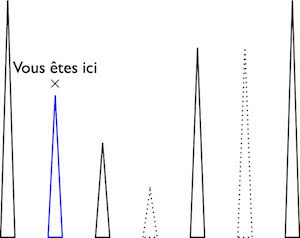
#> input picture languages/python/battledev_regionsjobs_isograd_2016-03-22/CTSTFR0069.png, 300 x 238 px
$ python japanify.py ../battledev_regionsjobs_isograd_2016-03-22/CTSTFR0069.png
#> lines starting #> are read from the running program, lines starting #| are printed output that depends on the picture
#!/usr/bin/python3

# Original code by vvdr12: https://gist.github.com/vvdr12/6327611
# USAGE: ./japanify.py TDZSJMs.jpg
# REQUIRE: Pillow + optionally tqdm

import argparse
from PIL import Image
from os.path import basename, dirname, join
try:
    from tqdm import tqdm
except ImportError:  # optional dependency, simply print a X/Y ratio on each step else
    def tqdm(iterable, total):  # fallback
        for j, _ in enumerate(iterable):
            if j % 100 == 0: yield print(f'{j} / {total}')


def main():
    args = parse_args()
    destination_image = join(dirname(args.source_image),
                             'japanified_' + basename(args.source_image))

    img = Image.open(args.source_image)
#> img is the input picture: PIL image 300x238 RGBA; mean R, G, B, A 245.7, 245.7, 246.6, 255
    print('Format:', img.format)
#| Format: PNG
    print('Size:', img.size)
#| Size: (300, 238)
    print('Mode:', img.mode)
#| Mode: RGBA

    img_height = img.size[1]
#> img_height = 238
    list(tqdm(japanify(img, args.threshold), total=img_height))
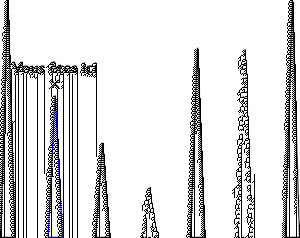
#> img: PIL image 300x238 RGBA; mean R, G, B, A 221.5, 221.5, 221.9, 255
    img.save(destination_image)


def parse_args():
    parser = argparse.ArgumentParser()
    parser.add_argument('source_image')
    parser.add_argument('--threshold', type=int, default=20,
                        help='change for higher/lower line density')
    return parser.parse_args()


def japanify(img, threshold):
    width, height = img.size
    img = img.load()  # getting PixelAccess
    for j in range(height):
        contrast = contrastpoints(img, j - 1 if j else 0, width, threshold) # computing contrast of previous row
        m = 0
        for i in range(width):
            if m < len(contrast) and i >= contrast[m]:
                img[i, j] = (0, 0, 0) # black
                m += 1
        yield 'ROW_COMPLETE' # progress tracking


def contrastpoints(img, j, width, threshold):
    contrast = []
    for i in range(width - 3):
        ave1 = sum(img[i + 0, j][:3]) / 3
        ave2 = sum(img[i + 1, j][:3]) / 3
        ave3 = sum(img[i + 2, j][:3]) / 3
        ave4 = sum(img[i + 3, j][:3]) / 3
        if abs(ave2 - ave1) > threshold and  abs(ave1 - ave3) > (threshold / 2):
            contrast.append(i)
    return contrast


if __name__ == '__main__':
    main()
